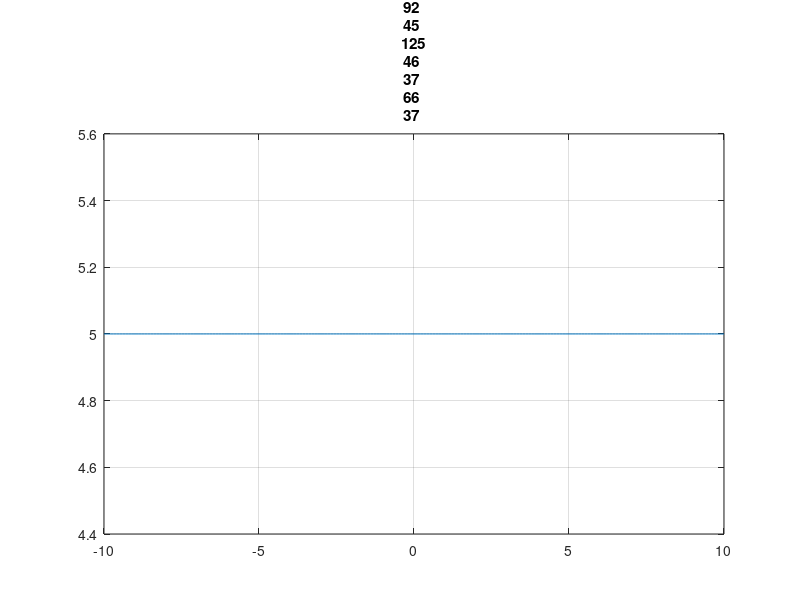

Recreate this plot in MATLAB.
A = input("Wprowadz wektor wspolrzednych wielomianu: ");

x = -10:0.1:10;

W = zeros(size(x));

disp(size(x));

A_length = length(A);

for i = 1:A_length
    W = W + A(i) * x.^(i-1);
end

plot(x, W)

podpis = "W(x) = ";

for i = 1:A_length
   if A(i) ~= 0 
        if i > 1
            podpis = podpis + "+";
        end
        podpis = podpis + A(i);
        if i > 1
            podpis = podpis + "x^" + (i-1);
        end
   end
end

title(podpis);
grid on;
